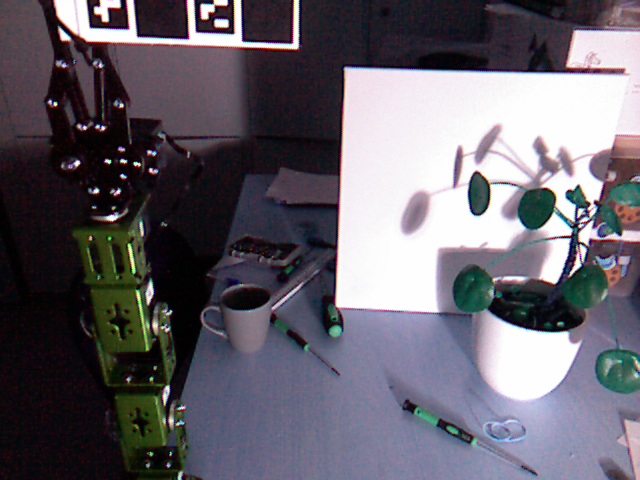
#> input picture test_img/rgb_1.png, 640 x 480 px, found by its file name
$ python test_img.py
#> lines starting #> are read from the running program, lines starting #| are printed output that depends on the picture; after the words box and inside, x2 and y2 are one past the last pixel; in counts of white or black regions, pixels touching at a corner belong together; long printed decimals are rounded
# 初始化SIFT检测器
import cv2
import numpy as np
import matplotlib.pyplot as plt

sift = cv2.SIFT_create()
img1 = cv2.imread('img/rgb_1.png')
#> img1 is the input picture: shape (480, 640, 3); mean B, G, R 107, 97.9, 102
img1 = cv2.cvtColor(img1,cv2.COLOR_BGR2GRAY)
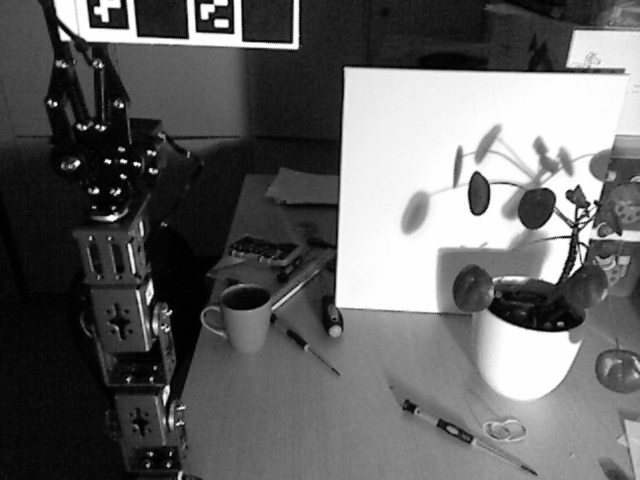
#> img1: shape (480, 640); min 1, max 254, mean 100.2
img2 = cv2.imread('img/ir_1.jpg')
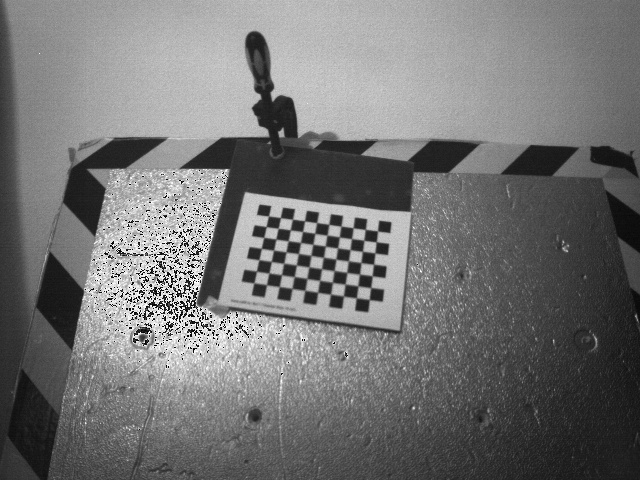
#> input picture img/ir_1.jpg, 640 x 480 px
#> img2 is the input picture: shape (480, 640, 3); min 0, max 255, mean 116.1
img2 = cv2.cvtColor(img2,cv2.COLOR_BGR2GRAY)
#> img2: shape (480, 640)
print(img1.shape)
#| (480, 640)
print(img2.shape)
#| (480, 640)

# 寻找关键点和描述符
kp1, des1 = sift.detectAndCompute(img1, None)
#> kp1 = 1133 keypoints; strongest (x, y, size): (108, 161, 3.4), (96, 191, 3.5), (55, 104, 2.5), (77, 163, 3.8)
kp2, des2 = sift.detectAndCompute(img2, None)
#> kp2 = 1143 keypoints; strongest (x, y, size): (151, 285, 1.9), (165, 216, 1.9), (231, 335, 1.9), (181, 302, 2)

# 初始化FLANN匹配器
FLANN_INDEX_KDTREE = 0
index_params = dict(algorithm=FLANN_INDEX_KDTREE, trees=4)
search_params = dict(checks=100)
flann = cv2.FlannBasedMatcher(index_params, search_params)

# 使用KNN算法进行匹配
matches = flann.knnMatch(des1, des2, k=2)
#> matches = 1133 matches

# 进行比率测试，筛选出较好的匹配点对
good_matches = []
for m, n in matches:
    if m.distance < 0.6* n.distance:
        good_matches.append(m)
#> after the loop, good_matches = 7 matches

# 获取匹配点的坐标
src_pts = np.float32([kp1[m.queryIdx].pt for m in good_matches]).reshape(-1, 1, 2)
#> src_pts = [[112.5, 258.2], [116.2, 397.2], [193.8, 347.1], [296.2, 201.7], [533.6, 472.8], [620.6, 71.16], [620.6, 71.16]]
dst_pts = np.float32([kp2[m.trainIdx].pt for m in good_matches]).reshape(-1, 1, 2)
#> dst_pts = [[16.32, 383.7], [226.1, 170.1], [374.7, 158], [216.1, 205.3], [255.8, 44.77], [255.8, 44.77], [255.8, 44.77]]

# 计算仿射变换矩阵
M, _ = cv2.estimateAffinePartial2D(src_pts, dst_pts)
#> M = [[0.631, 0.435, -166.9], [-0.435, 0.631, 269.6]]

# 打印输出仿射变换矩阵
print("仿射变换矩阵:")
print(M)
#| [[   0.6313    0.4346 -166.947]
#|  [  -0.4346    0.6313  269.576]]

# 绘制匹配点
matches_img = cv2.drawMatches(img1, kp1, img2, kp2, good_matches, None, flags=cv2.DrawMatchesFlags_NOT_DRAW_SINGLE_POINTS)
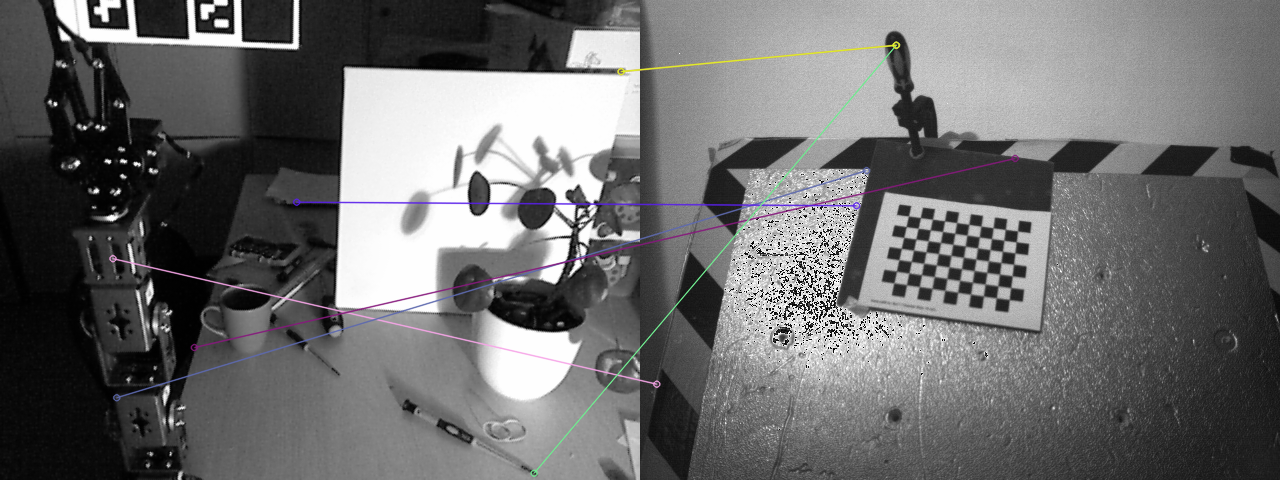
#> matches_img: shape (480, 1280, 3); mean of channels 0, 1, 2 108.5, 108.1, 108.3; drawn as B, G, R

# 显示匹配点图像
cv2.imshow("Matches", matches_img)
cv2.waitKey(0)

# 进行比率测试，筛选出较好的匹配点对
good_matches = []
for m, n in matches:
    if m.distance < 0.5 * n.distance:
        good_matches.append(m)
#> after the loop, good_matches = 2 matches

# 获取匹配点的坐标
src_pts = np.float32([kp1[m.queryIdx].pt for m in good_matches]).reshape(-1, 1, 2)
#> src_pts = [[112.5, 258.2], [620.6, 71.16]]
dst_pts = np.float32([kp2[m.trainIdx].pt for m in good_matches]).reshape(-1, 1, 2)
#> dst_pts = [[16.32, 383.7], [255.8, 44.77]]


# 使用仿射变换将第一张图像的特征点映射到第二张图像上
mapped_pts = cv2.transform(src_pts, M)
#> mapped_pts = [[16.32, 383.7], [255.8, 44.77]]
# 绘制映射后的特征点
for pt in mapped_pts:
    cv2.circle(img2, (int(pt[0][0]), int(pt[0][1])), 3, (0, 255, 0), -1)
#> this loop made 2 passes
#> img2: shape (480, 640); min 0, max 255, mean 116.1
for pt in src_pts:
    cv2.circle(img1, (int(pt[0][0]), int(pt[0][1])), 3, (0, 255, 0), -1)
#> this loop made 2 passes
#> img1: shape (480, 640); 0.02% of pixels changed, all inside (x1, y1, x2, y2) = (109, 68, 624, 262)
# 将两幅图像合并成一张图像
combined_img = np.hstack((img1, img2))

# 显示合并后的图像
cv2.imshow("Mapped Points", combined_img)
cv2.waitKey(0)
cv2.destroyAllWindows()
